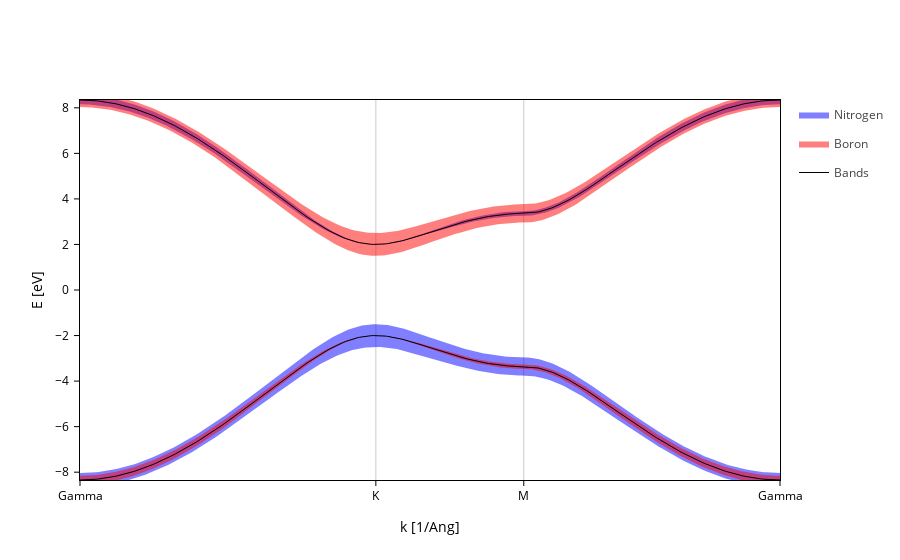

This figure's notebook cell:
### Markdown cell above
Or write them yourself if you want the maximum flexibility:

### Code cell
fatbands.update_inputs(
    groups=[
        {"species": "N", "color": "blue", "name": "Nitrogen"},
        {"species": "B", "color": "red", "name": "Boron"},
    ]
)

### Figure 1 — Plotly figure (JSON) as saved in the notebook; plotly's stock layout.template omitted (floating-point values rounded to 4 significant figures; data arrays with more than 128 entries replaced by an {"elided": "..."} marker saying what was removed)
{"data": [{"fill": "toself", "legendgroup": "Nitrogen", "line": {"color": "blue", "width": 0}, "meta": {}, "mode": "lines", "name": "Nitrogen", "opacity": 1, "type": "scatter", "x": {"elided": "602 float values"}, "y": {"elided": "602 float values"}}, {"fill": "toself", "legendgroup": "Nitrogen", "line": {"color": "blue", "width": 0}, "meta": {}, "mode": "lines", "name": "Nitrogen", "opacity": 1, "showlegend": false, "type": "scatter", "x": {"elided": "602 float values"}, "y": {"elided": "602 float values"}}, {"fill": "toself", "legendgroup": "Boron", "line": {"color": "red", "width": 0}, "meta": {}, "mode": "lines", "name": "Boron", "opacity": 1, "type": "scatter", "x": {"elided": "602 float values"}, "y": {"elided": "602 float values"}}, {"fill": "toself", "legendgroup": "Boron", "line": {"color": "red", "width": 0}, "meta": {}, "mode": "lines", "name": "Boron", "opacity": 1, "showlegend": false, "type": "scatter", "x": {"elided": "602 float values"}, "y": {"elided": "602 float values"}}, {"legendgroup": "Bands", "line": {"color": "black", "dash": "solid", "width": 1}, "meta": {}, "mode": "lines", "name": "Bands", "opacity": 1, "type": "scatter", "x": {"elided": "301 float values"}, "y": {"elided": "301 float values"}}, {"legendgroup": "Bands", "line": {"color": "black", "dash": "solid", "width": 1}, "meta": {}, "mode": "lines", "name": "Bands", "opacity": 1, "showlegend": false, "type": "scatter", "x": {"elided": "301 float values"}, "y": {"elided": "301 float values"}}], "layout": {"scene": {"xaxis": {"range": [0.0, 4.03], "showgrid": true, "ticktext": ["Gamma", "K", "M", "Gamma"], "tickvals": [0.0, 1.703, 2.555, 4.03], "title": {"text": "k [1/Ang]"}}, "yaxis": {"range": [-8.343, 8.343], "title": {"text": "E [eV]"}}}, "xaxis": {"range": [0.0, 4.03], "showgrid": true, "ticktext": ["Gamma", "K", "M", "Gamma"], "tickvals": [0.0, 1.703, 2.555, 4.03], "title": {"text": "k [1/Ang]"}}, "yaxis": {"range": [-8.343, 8.343], "title": {"text": "E [eV]"}}}}
